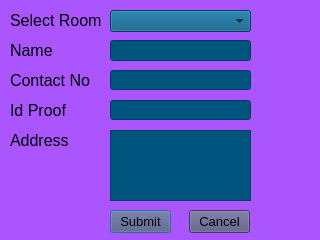
<?xml version="1.0" encoding="UTF-8"?>
<ui version="4.0">
 <class>BookRoomDialog</class>
 <widget class="QDialog" name="BookRoomDialog">
  <property name="windowModality">
   <enum>Qt::WindowModal</enum>
  </property>
  <property name="geometry">
   <rect>
    <x>0</x>
    <y>0</y>
    <width>320</width>
    <height>240</height>
   </rect>
  </property>
  <property name="windowTitle">
   <string>Booka a Room</string>
  </property>
  <property name="styleSheet">
   <string notr="true">background-color: rgb(170, 85, 255);</string>
  </property>
  <widget class="QLabel" name="label">
   <property name="geometry">
    <rect>
     <x>10</x>
     <y>10</y>
     <width>91</width>
     <height>21</height>
    </rect>
   </property>
   <property name="font">
    <font>
     <pointsize>12</pointsize>
    </font>
   </property>
   <property name="text">
    <string>Select Room</string>
   </property>
  </widget>
  <widget class="QComboBox" name="cmbRoomList">
   <property name="geometry">
    <rect>
     <x>110</x>
     <y>10</y>
     <width>141</width>
     <height>22</height>
    </rect>
   </property>
   <property name="font">
    <font>
     <pointsize>12</pointsize>
    </font>
   </property>
   <property name="styleSheet">
    <string notr="true">background-color: rgb(0, 85, 127);</string>
   </property>
  </widget>
  <widget class="QLineEdit" name="txtName">
   <property name="geometry">
    <rect>
     <x>110</x>
     <y>40</y>
     <width>141</width>
     <height>21</height>
    </rect>
   </property>
   <property name="styleSheet">
    <string notr="true">background-color: rgb(0, 85, 127);</string>
   </property>
  </widget>
  <widget class="QLineEdit" name="txtContactNumber">
   <property name="geometry">
    <rect>
     <x>110</x>
     <y>70</y>
     <width>141</width>
     <height>20</height>
    </rect>
   </property>
   <property name="styleSheet">
    <string notr="true">background-color: rgb(0, 85, 127);</string>
   </property>
  </widget>
  <widget class="QTextEdit" name="txtAddress">
   <property name="geometry">
    <rect>
     <x>110</x>
     <y>130</y>
     <width>141</width>
     <height>71</height>
    </rect>
   </property>
   <property name="styleSheet">
    <string notr="true">background-color: rgb(0, 85, 127);</string>
   </property>
  </widget>
  <widget class="QLabel" name="label_2">
   <property name="geometry">
    <rect>
     <x>10</x>
     <y>40</y>
     <width>91</width>
     <height>21</height>
    </rect>
   </property>
   <property name="font">
    <font>
     <pointsize>12</pointsize>
    </font>
   </property>
   <property name="text">
    <string>Name</string>
   </property>
  </widget>
  <widget class="QLabel" name="label_3">
   <property name="geometry">
    <rect>
     <x>10</x>
     <y>70</y>
     <width>91</width>
     <height>21</height>
    </rect>
   </property>
   <property name="font">
    <font>
     <pointsize>12</pointsize>
    </font>
   </property>
   <property name="text">
    <string>Contact No</string>
   </property>
  </widget>
  <widget class="QLabel" name="label_4">
   <property name="geometry">
    <rect>
     <x>10</x>
     <y>130</y>
     <width>91</width>
     <height>21</height>
    </rect>
   </property>
   <property name="font">
    <font>
     <pointsize>12</pointsize>
    </font>
   </property>
   <property name="text">
    <string>Address</string>
   </property>
  </widget>
  <widget class="QLabel" name="label_5">
   <property name="geometry">
    <rect>
     <x>10</x>
     <y>100</y>
     <width>91</width>
     <height>21</height>
    </rect>
   </property>
   <property name="font">
    <font>
     <pointsize>12</pointsize>
    </font>
   </property>
   <property name="text">
    <string>Id Proof</string>
   </property>
  </widget>
  <widget class="QLineEdit" name="txtIdProof">
   <property name="geometry">
    <rect>
     <x>110</x>
     <y>100</y>
     <width>141</width>
     <height>20</height>
    </rect>
   </property>
   <property name="styleSheet">
    <string notr="true">background-color: rgb(0, 85, 127);</string>
   </property>
  </widget>
  <widget class="QPushButton" name="btnSubmit">
   <property name="geometry">
    <rect>
     <x>110</x>
     <y>210</y>
     <width>61</width>
     <height>23</height>
    </rect>
   </property>
   <property name="font">
    <font>
     <pointsize>10</pointsize>
    </font>
   </property>
   <property name="styleSheet">
    <string notr="true">background-color: rgb(85, 85, 127);</string>
   </property>
   <property name="text">
    <string>Submit</string>
   </property>
  </widget>
  <widget class="QPushButton" name="btnCancel">
   <property name="geometry">
    <rect>
     <x>189</x>
     <y>210</y>
     <width>61</width>
     <height>23</height>
    </rect>
   </property>
   <property name="font">
    <font>
     <pointsize>10</pointsize>
    </font>
   </property>
   <property name="styleSheet">
    <string notr="true">background-color: rgb(85, 85, 127);</string>
   </property>
   <property name="text">
    <string>Cancel</string>
   </property>
  </widget>
 </widget>
 <resources/>
 <connections/>
</ui>
